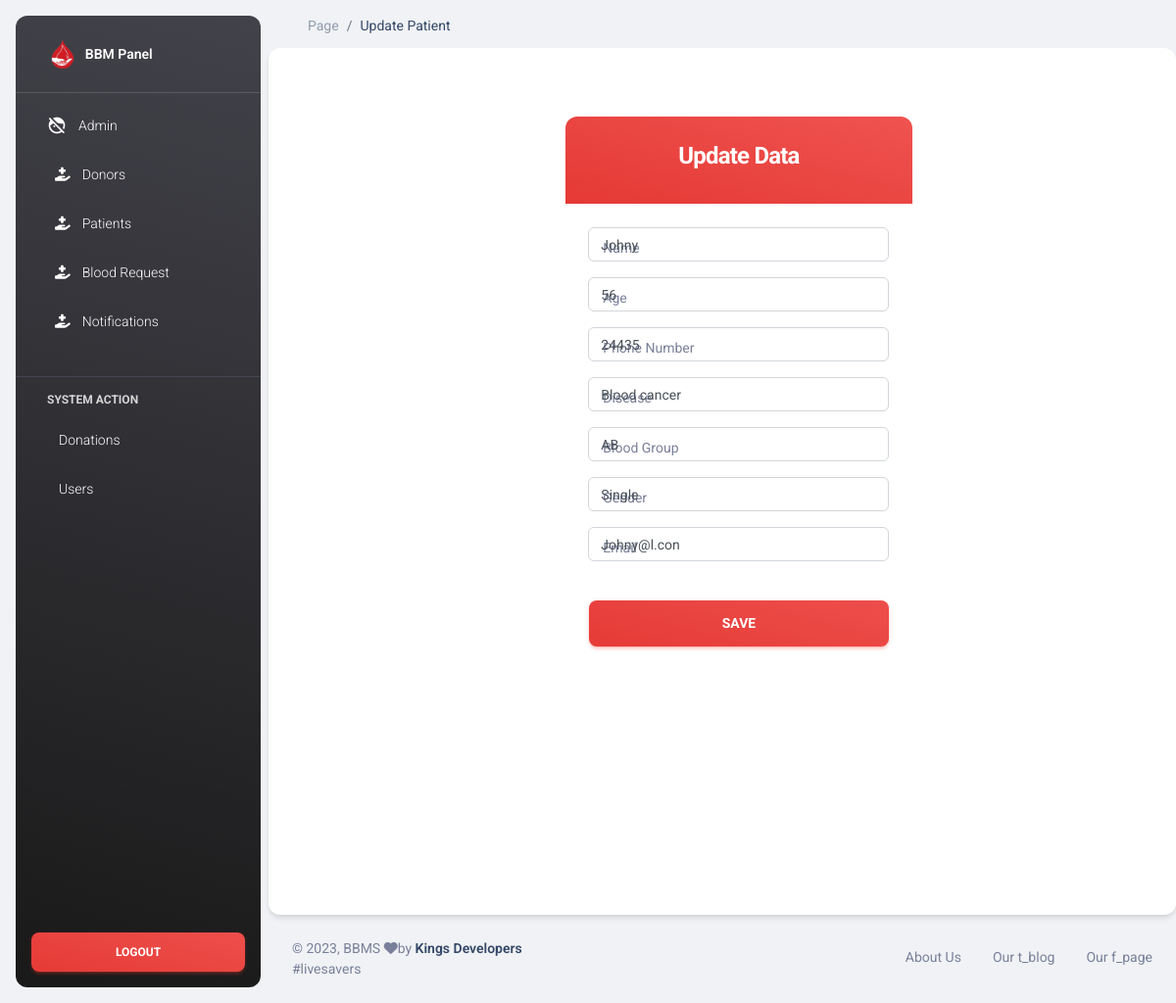
The page /admin_panel/pages/update_patient.php?id=8 on the database its author committed.
### tables this page shows
CREATE TABLE `patient` (
  `p_id` int(11) NOT NULL,
  `p_name` varchar(255) NOT NULL,
  `p_password` varchar(255) NOT NULL,
  `p_age` int(120) NOT NULL,
  `p_phone` varchar(16) NOT NULL,
  `p_disease` varchar(255) NOT NULL,
  `p_blood_group` text NOT NULL,
  `p_gender` text NOT NULL,
  `email` varchar(255) NOT NULL,
  `req_time` date NOT NULL DEFAULT current_timestamp()
);

### admin_panel/pages/update_patient.php (the view, shortened to what this page needs)
<!DOCTYPE html>
<html lang="en">
<head>
  <?php include "../assets/connection/head.php"; ?>
</head>
<body class="g-sidenav-show  bg-gray-200">
  <?php include "../assets/connection/sidebar.php" ?>
  <main class="main-content position-relative max-height-vh-100 h-100 border-radius-lg ">
    <nav class="navbar navbar-main navbar-expand-lg px-0 mx-4 shadow-none border-radius-xl" id="navbarBlur" navbar-scroll="true">
      <div class="container-fluid py-1 px-3">
        <nav aria-label="breadcrumb">
          <ol class="breadcrumb bg-transparent mb-0 pb-0 pt-1 px-0 me-sm-6 me-5">
            <li class="breadcrumb-item text-sm"><a class="opacity-5 text-dark" href="javascript:;">Page</a></li>
            <li class="breadcrumb-item text-sm text-dark active" aria-current="page">Update Patient</li>
          </ol>
        </nav>
      </div>
    </nav>
    <?php
    if (!empty($_GET['id'])) {
      $patient_id =  $_GET['id'];
      $query_get_data = $db->prepare("SELECT * FROM patient WHERE p_id = '$patient_id'");
      $query_get_data->execute();
      if ($query_get_data) {
        foreach ($query_get_data->fetchAll(PDO::FETCH_OBJ) as $key => $value) {
         }
      }
    ?>
        <div class="card">
          <div class=" page-header min-vh-60 text-center rounded-3">
            <div class="col-xl-10 col-lg-8 col-md-8 d-flex flex-column ms-auto me-auto ms-lg-auto ">
              <div class=" card-content card card-plain">
                <div class=" card-header bg-gradient-danger text-white">
                  <h4 class="card-title font-weight-bolder text-white">Update Data</h4>
                </div>
                <div class="card-body">
                  <form id="myForm" role="form" method="post" action="<?php $_SELF  ?>">
                    <div class="input-group input-group-outline mb-3">
                      <label class="form-label text-sm">Name</label>
                      <input type="text" class="form-control" name="p_name" value="<?php echo $value->p_name  ?>">
                    </div>
                    <div class="input-group input-group-outline mb-3">
                      <label class="form-label text-sm">Age</label>
                      <input type="number" class="form-control" name="p_age" value="<?php echo $value->p_age  ?>">
                    </div>
                    <div class="input-group input-group-outline mb-3">
                      <label class="form-label text-sm">Phone Number</label>
                      <input type="text" class="form-control" name="p_number" value="<?php echo $value->p_phone  ?>">
                    </div>
                    <div class="input-group input-group-outline mb-3">
                      <label class="form-label text-sm">Disease</label>
                      <input type="text" class="form-control" name="p_disease" value="<?php echo $value->p_disease  ?>">
                    </div>
                    <div class="input-group input-group-outline mb-3">
                      <label class="form-label text-sm">Blood Group</label>
                      <input type="text" class="form-control" name="p_bgroup" value="<?php echo $value->p_blood_group  ?>">
                    </div>
                    <div class="input-group input-group-outline mb-3">
                      <label class="form-label text-sm">Gender</label>
                      <input type="text" class="form-control" name="p_gender" value="<?php echo $value->p_gender  ?>">
                    </div>
                    <div class="input-group input-group-outline mb-3">
                      <label class="form-label text-sm">Email</label>
                      <input type="email" class="form-control" name="p_email" value="<?php echo $value->email  ?>">
                    </div>
                    <?php  }  ?>
                    <div class="text-center">
                      <button type="submit" class="btn btn-lg bg-gradient-danger btn-lg w-100 mt-4 mb-0" onclick="updatePatient()">Save</button>
                    </div>
                  </form>
                </div>
              </div>
            </div>
          </div>
        </div>
    <footer class="footer py-4  ">
      <?php include "../assets/connection/footer.php" ?>
    </footer>
  </main>
</body>
</html>

### admin_panel/pages/update_patient.php (style rules this page uses)
.page-header { background-color: white; width: 40vw; position: relative; margin: 20vw; margin-top: 5vw; margin-left: 20vw; padding: 10px; }

### rows shown on the page
patient: p_name "Johny", p_age "56", p_number "24435", p_disease "Blood cancer", p_bgroup "AB", p_gender "Single", p_email "Johny@l.con"
